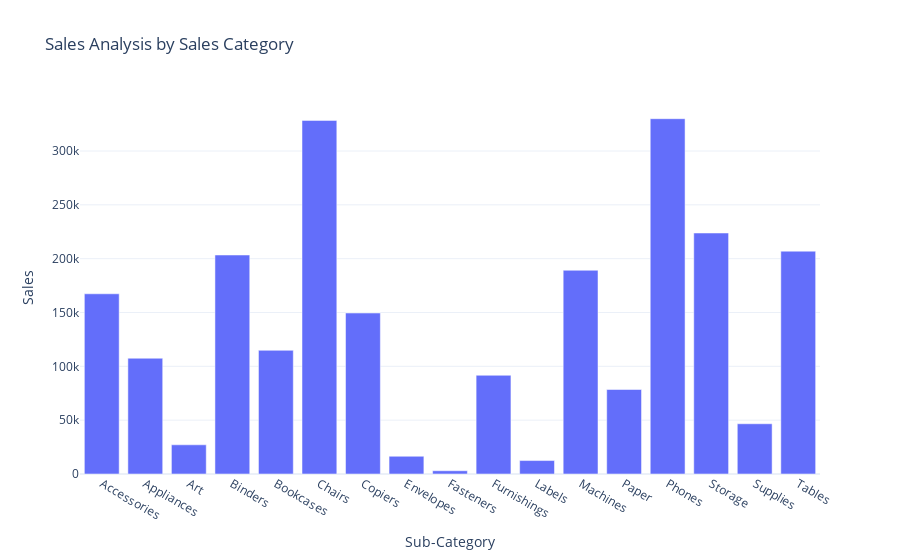

Source (notebook cell):
### Code cell
fig = px.bar(sales_by_subcategory, x= 'Sub-Category', y= 'Sales', title = "Sales Analysis by Sales Category " )

fig.show()

### Figure 1 — Plotly figure (JSON) as saved in the notebook; plotly's stock layout.template omitted (floating-point values rounded to 4 significant figures)
{"data": [{"alignmentgroup": "True", "hovertemplate": "Sub-Category=%{x}<br>Sales=%{y}<extra></extra>", "legendgroup": "", "marker": {"color": "#636efa", "pattern": {"shape": ""}}, "name": "", "offsetgroup": "", "orientation": "v", "showlegend": false, "textposition": "auto", "type": "bar", "x": ["Accessories", "Appliances", "Art", "Binders", "Bookcases", "Chairs", "Copiers", "Envelopes", "Fasteners", "Furnishings", "Labels", "Machines", "Paper", "Phones", "Storage", "Supplies", "Tables"], "xaxis": "x", "y": [167400.0, 107500.0, 27120.0, 203400.0, 114900.0, 328400.0, 149500.0, 16480.0, 3024.0, 91710.0, 12490.0, 189200.0, 78480.0, 330000.0, 223800.0, 46670.0, 207000.0], "yaxis": "y"}], "layout": {"autosize": true, "barmode": "relative", "legend": {"tracegroupgap": 0}, "title": {"text": "Sales Analysis by Sales Category "}, "xaxis": {"anchor": "y", "autorange": true, "domain": [0, 1], "range": [-0.5, 16.5], "title": {"text": "Sub-Category"}, "type": "category"}, "yaxis": {"anchor": "x", "autorange": true, "domain": [0, 1], "range": [0, 347400.0], "title": {"text": "Sales"}, "type": "linear"}}}
